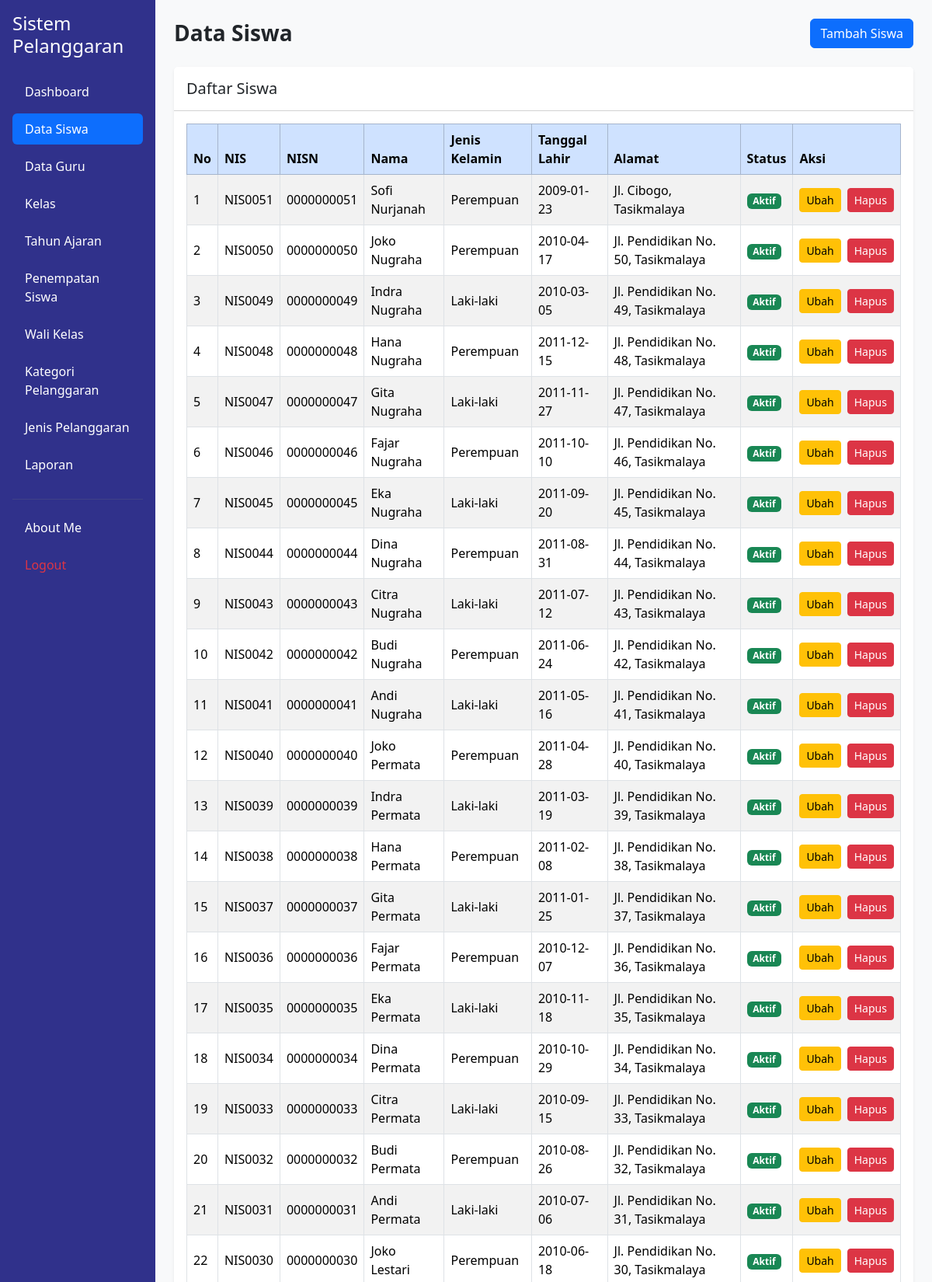
Page /data_siswa.php (signed in, upper part) on the committed database.
### tables this page shows
CREATE TABLE `t_siswa` (
  `id` int(11) NOT NULL,
  `nis` varchar(30) NOT NULL,
  `nisn` varchar(20) NOT NULL,
  `nama` varchar(150) NOT NULL,
  `jenis_kelamin` char(1) NOT NULL,
  `tanggal_lahir` date NOT NULL,
  `alamat` text NOT NULL,
  `status_aktif` tinyint(1) NOT NULL,
  `created_at` timestamp NOT NULL DEFAULT current_timestamp(),
  `updated_at` timestamp NOT NULL DEFAULT current_timestamp()
);

### data_siswa.php (the view, shortened to what this page needs)
<?php
include "config/koneksi.php";
$role = $_SESSION['role'];
$data_edit = null;
function e($teks) {
    return htmlspecialchars((string) $teks, ENT_QUOTES, 'UTF-8');
}
?>
<!DOCTYPE html>
<html lang="id">
<head>
    <link
        href="https://cdn.jsdelivr.net/npm/bootstrap@5.3.8/dist/css/bootstrap.min.css"
        rel="stylesheet"
    >
</head>
<body class="bg-light">
<div class="container-fluid">
    <div class="row">
<div class="col-md-3 col-lg-2 min-vh-100 p-3"
     style="background-color: #30318B;">
    <h4 class="text-white mb-4">
        Sistem Pelanggaran
    </h4>
    <ul class="nav nav-pills flex-column">
        <li class="nav-item mb-2">
            <a href="dashboard.php"
               class="nav-link text-white">
                Dashboard
            </a>
        </li>
        <?php if ($role == 'admin') { ?>
            <li class="nav-item mb-2">
                <a href="data_siswa.php"
                   class="nav-link active"
                   aria-current="page">
                    Data Siswa
                </a>
            </li>
            <li class="nav-item mb-2">
                <a href="data_guru.php"
                   class="nav-link text-white">
                    Data Guru
                </a>
            </li>
            <li class="nav-item mb-2">
                <a href="data_kelas.php"
                   class="nav-link text-white">
                    Kelas
                </a>
            </li>
            <li class="nav-item mb-2">
                <a href="data_tahun_ajaran.php"
                   class="nav-link text-white">
                    Tahun Ajaran
                </a>
            </li>
            <li class="nav-item mb-2">
                <a href="penempatan_siswa.php"
                   class="nav-link text-white">
                    Penempatan Siswa
                </a>
            </li>
            <li class="nav-item mb-2">
                <a href="wali_kelas.php"
                   class="nav-link text-white">
                    Wali Kelas
                </a>
            </li>
            <li class="nav-item mb-2">
                <a href="kategori_pelanggaran.php"
                   class="nav-link text-white">
                    Kategori Pelanggaran
                </a>
            </li>
            <li class="nav-item mb-2">
                <a href="jenis_pelanggaran.php"
                   class="nav-link text-white">
                    Jenis Pelanggaran
                </a>
            </li>
            <li class="nav-item mb-2">
                <a href="laporan.php"
                    class="nav-link text-white">
                    Laporan
                </a>
            </li>
        <?php } ?>
        <hr class="text-secondary">
        <li class="nav-item mb-2">
            <a href="about_me.php"
                 class="nav-link text-white">
                    About Me
            </a>
        </li>
        <li class="nav-item">
            <a href="logout.php"
               class="nav-link text-danger">
                Logout
            </a>
        </li>
    </ul>
</div>
        <main class="col-md-9 col-lg-10 p-4">
            <div class="d-flex justify-content-between
                        align-items-center mb-4">
                <h3 class="fw-bold mb-0">Data Siswa</h3>
                <?php if ($role == "admin" && $data_edit == null) { ?>
                    <button
                        type="button"
                        class="btn btn-primary"
                        data-bs-toggle="modal"
                        data-bs-target="#modalTambah">
                        Tambah Siswa
                    </button>
                <?php } ?>
            </div>
            <div class="card border-0 shadow-sm">
                <div class="card-header bg-white py-3">
                    <h5 class="mb-0">Daftar Siswa</h5>
                </div>
                <div class="card-body">
                    <div class="table-responsive">
                        <table class="table table-bordered
                                      table-striped table-hover
                                      align-middle mb-0">
                            <thead class="table-primary">
                                <tr>
                                    <th>No</th>
                                    <th>NIS</th>
                                    <th>NISN</th>
                                    <th>Nama</th>
                                    <th>Jenis Kelamin</th>
                                    <th>Tanggal Lahir</th>
                                    <th>Alamat</th>
                                    <th>Status</th>
                                    <?php if ($role == "admin") { ?>
                                        <th>Aksi</th>
                                    <?php } ?>
                                </tr>
                            </thead>
                            <tbody>
                                <?php
                                $query_siswa = mysqli_query(
                                    $koneksi,
                                    "SELECT * FROM t_siswa ORDER BY id DESC"
                                );
                                $no = 1;
                                if (mysqli_num_rows($query_siswa) > 0) {
                                    while ($siswa = mysqli_fetch_assoc($query_siswa)) {
                                ?>
                                    <tr>
                                        <td><?= $no++; ?></td>
                                        <td><?= e($siswa['nis']); ?></td>
                                        <td><?= e($siswa['nisn']); ?></td>
                                        <td><?= e($siswa['nama']); ?></td>
                                        <td>
                                            <?php
                                            if ($siswa['jenis_kelamin'] == "L") {
                                                echo "Laki-laki";
                                            } else {
                                                echo "Perempuan";
                                            }
                                            ?>
                                        </td>
                                        <td>
                                            <?= e($siswa['tanggal_lahir']); ?>
                                        </td>
                                        <td><?= e($siswa['alamat']); ?></td>
                                        <td>
                                            <?php if ($siswa['status_aktif'] == 1) { ?>
                                                <span class="badge text-bg-success">
                                                    Aktif
                                                </span>
                                            <?php } else { ?>
                                                <span class="badge text-bg-secondary">
                                                    Tidak Aktif
                                                </span>
                                            <?php } ?>
                                        </td>
                                        <?php if ($role == "admin") { ?>
                                            <td>
                                                <div class="d-flex gap-2">
                                                    <a
                                                        href="data_siswa.php?edit=<?= e($siswa['id']); ?>"
                                                        class="btn btn-warning btn-sm">
                                                        Ubah
                                                    </a>
                                                    <a
                                                        href="data_siswa.php?hapus=<?= e($siswa['id']); ?>"
                                                        class="btn btn-danger btn-sm"
                                                        onclick="return confirm('Yakin ingin menghapus data siswa ini?')">
                                                        Hapus
                                                    </a>
                                                </div>
                                            </td>
                                        <?php } ?>
                                    </tr>
                                <?php
                                    }
                                } ?>
                            </tbody>
                        </table>
                    </div>
                </div>
            </div>
        </main>
    </div>
</div>
</body>
</html>

### rows in the picture
t_siswa: nis "NIS0051", nisn "0000000051", nama "Sofi Nurjanah", jenis_kelamin "Perempuan", tanggal_lahir "2009-01-23", alamat "Jl. Cibogo, Tasikmalaya", status_aktif "Aktif"
t_siswa: nis "NIS0050", nisn "0000000050", nama "Joko Nugraha", jenis_kelamin "Perempuan", tanggal_lahir "2010-04-17", alamat "Jl. Pendidikan No. 50, Tasikmalaya", status_aktif "Aktif"
t_siswa: nis "NIS0049", nisn "0000000049", nama "Indra Nugraha", jenis_kelamin "Laki-laki", tanggal_lahir "2010-03-05", alamat "Jl. Pendidikan No. 49, Tasikmalaya", status_aktif "Aktif"
t_siswa: nis "NIS0048", nisn "0000000048", nama "Hana Nugraha", jenis_kelamin "Perempuan", tanggal_lahir "2011-12-15", alamat "Jl. Pendidikan No. 48, Tasikmalaya", status_aktif "Aktif"
t_siswa: nis "NIS0047", nisn "0000000047", nama "Gita Nugraha", jenis_kelamin "Laki-laki", tanggal_lahir "2011-11-27", alamat "Jl. Pendidikan No. 47, Tasikmalaya", status_aktif "Aktif"
t_siswa: nis "NIS0046", nisn "0000000046", nama "Fajar Nugraha", jenis_kelamin "Perempuan", tanggal_lahir "2011-10-10", alamat "Jl. Pendidikan No. 46, Tasikmalaya", status_aktif "Aktif"
t_siswa: nis "NIS0045", nisn "0000000045", nama "Eka Nugraha", jenis_kelamin "Laki-laki", tanggal_lahir "2011-09-20", alamat "Jl. Pendidikan No. 45, Tasikmalaya", status_aktif "Aktif"
t_siswa: nis "NIS0044", nisn "0000000044", nama "Dina Nugraha", jenis_kelamin "Perempuan", tanggal_lahir "2011-08-31", alamat "Jl. Pendidikan No. 44, Tasikmalaya", status_aktif "Aktif"
t_siswa: nis "NIS0043", nisn "0000000043", nama "Citra Nugraha", jenis_kelamin "Laki-laki", tanggal_lahir "2011-07-12", alamat "Jl. Pendidikan No. 43, Tasikmalaya", status_aktif "Aktif"
t_siswa: nis "NIS0042", nisn "0000000042", nama "Budi Nugraha", jenis_kelamin "Perempuan", tanggal_lahir "2011-06-24", alamat "Jl. Pendidikan No. 42, Tasikmalaya", status_aktif "Aktif"
t_siswa: nis "NIS0041", nisn "0000000041", nama "Andi Nugraha", jenis_kelamin "Laki-laki", tanggal_lahir "2011-05-16", alamat "Jl. Pendidikan No. 41, Tasikmalaya", status_aktif "Aktif"
t_siswa: nis "NIS0040", nisn "0000000040", nama "Joko Permata", jenis_kelamin "Perempuan", tanggal_lahir "2011-04-28", alamat "Jl. Pendidikan No. 40, Tasikmalaya", status_aktif "Aktif"
t_siswa: nis "NIS0039", nisn "0000000039", nama "Indra Permata", jenis_kelamin "Laki-laki", tanggal_lahir "2011-03-19", alamat "Jl. Pendidikan No. 39, Tasikmalaya", status_aktif "Aktif"
t_siswa: nis "NIS0038", nisn "0000000038", nama "Hana Permata", jenis_kelamin "Perempuan", tanggal_lahir "2011-02-08", alamat "Jl. Pendidikan No. 38, Tasikmalaya", status_aktif "Aktif"
t_siswa: nis "NIS0037", nisn "0000000037", nama "Gita Permata", jenis_kelamin "Laki-laki", tanggal_lahir "2011-01-25", alamat "Jl. Pendidikan No. 37, Tasikmalaya", status_aktif "Aktif"
t_siswa: nis "NIS0036", nisn "0000000036", nama "Fajar Permata", jenis_kelamin "Perempuan", tanggal_lahir "2010-12-07", alamat "Jl. Pendidikan No. 36, Tasikmalaya", status_aktif "Aktif"
t_siswa: nis "NIS0035", nisn "0000000035", nama "Eka Permata", jenis_kelamin "Laki-laki", tanggal_lahir "2010-11-18", alamat "Jl. Pendidikan No. 35, Tasikmalaya", status_aktif "Aktif"
t_siswa: nis "NIS0034", nisn "0000000034", nama "Dina Permata", jenis_kelamin "Perempuan", tanggal_lahir "2010-10-29", alamat "Jl. Pendidikan No. 34, Tasikmalaya", status_aktif "Aktif"
t_siswa: nis "NIS0033", nisn "0000000033", nama "Citra Permata", jenis_kelamin "Laki-laki", tanggal_lahir "2010-09-15", alamat "Jl. Pendidikan No. 33, Tasikmalaya", status_aktif "Aktif"
t_siswa: nis "NIS0032", nisn "0000000032", nama "Budi Permata", jenis_kelamin "Perempuan", tanggal_lahir "2010-08-26", alamat "Jl. Pendidikan No. 32, Tasikmalaya", status_aktif "Aktif"
t_siswa: nis "NIS0031", nisn "0000000031", nama "Andi Permata", jenis_kelamin "Laki-laki", tanggal_lahir "2010-07-06", alamat "Jl. Pendidikan No. 31, Tasikmalaya", status_aktif "Aktif"
t_siswa: nis "NIS0030", nisn "0000000030", nama "Joko Lestari", jenis_kelamin "Perempuan", tanggal_lahir "2010-06-18", alamat "Jl. Pendidikan No. 30, Tasikmalaya", status_aktif "Aktif"
